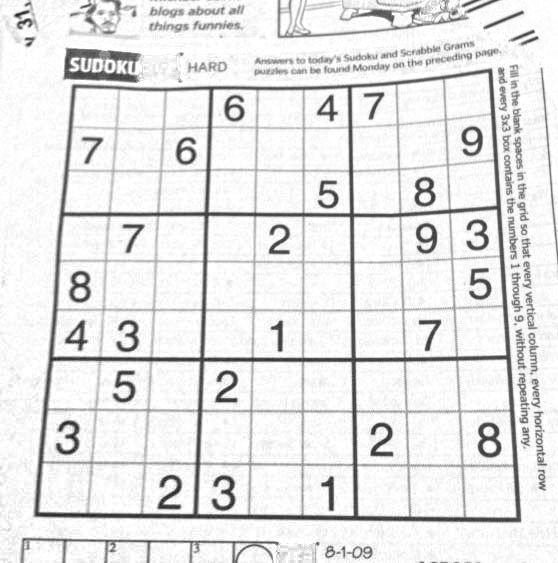
#> input picture images/sudoku.png, 558 x 563 px, found by its file name
$ python test_houghline.py
#> lines starting #> are read from the running program, lines starting #| are printed output that depends on the picture; after the words box and inside, x2 and y2 are one past the last pixel; in counts of white or black regions, pixels touching at a corner belong together
import cv2 as cv
import numpy as np

img = cv.imread('/home/joannayoo/venv/template_matching/images/sudoku.png')
#> img is the input picture: shape (563, 558, 3); min 27, max 255, mean 229.5
gray = cv.cvtColor(img, cv.COLOR_BGR2GRAY)
edges = cv.Canny(gray, 100, 200, apertureSize = 3)
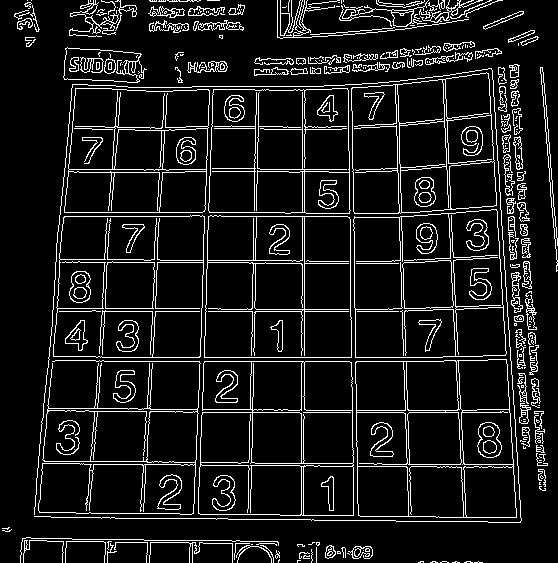
#> edges: shape (563, 558); 9.9% white in thin lines or dots

lines = cv.HoughLinesP(edges, 1, np.pi/180, 100, 30, 10)
#> lines = 286 rows, first 6: [204, 357, 351, 357], [200, 356, 200, 338], [304, 355, 304, 216], [155, 311, 199, 311], [461, 412, 501, 412], [69, 169, 143, 169]
for i in range(len(lines)):
    for x1, y1, x2, y2 in lines[i]:
        cv.line(img, (x1, y1), (x2, y2), (0,0,255), 2)
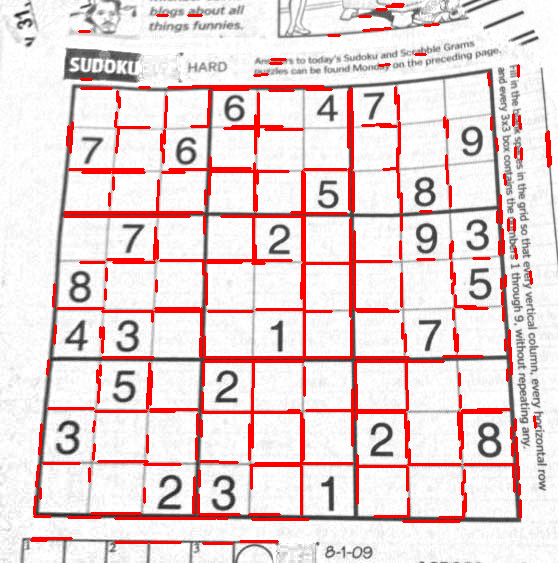
#> img: shape (563, 558, 3); 7.89% of pixels changed, all inside (x1, y1, x2, y2) = (30, 3, 552, 545)

cv.imwrite('/home/joannayoo/venv/template_matching/sudoku_result.jpg', img)
